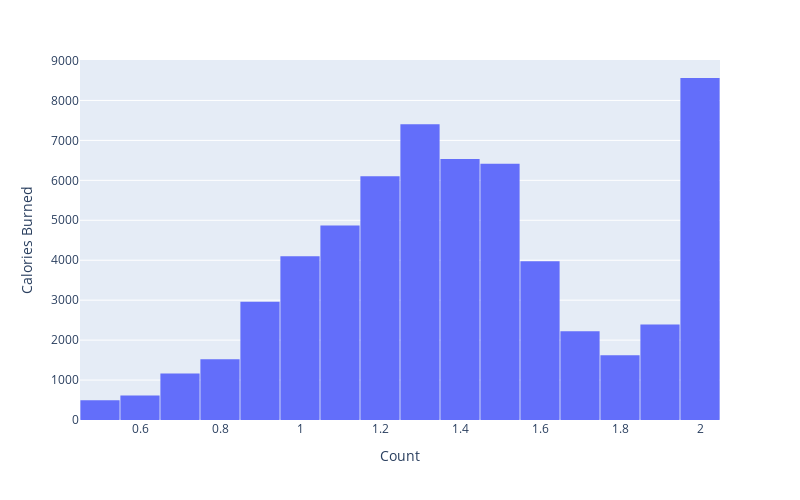

Notebook source saved alongside this figure:
### Code cell
fig = px.histogram(df,
                 x='Session_Duration (hours)',
                 y= 'Age',
                 nbins=20,
                  )

fig.update_layout(bargap=0.02,
                  yaxis_title="Session_Duration (hours)",
                  xaxis_title="Count",
                  autosize=False,
                  width=800,
                  height=500)

fig.show()

### Figure 1 — Plotly figure (JSON) as saved in the notebook; plotly's stock layout.template omitted (floating-point values rounded to 4 significant figures; data arrays with more than 128 entries replaced by an {"elided": "..."} marker saying what was removed)
{"data": [{"bingroup": "x", "histfunc": "sum", "hovertemplate": "Session_Duration (hours)=%{x}<br>sum of Age=%{y}<extra></extra>", "legendgroup": "", "marker": {"color": "#636efa", "pattern": {"shape": ""}}, "name": "", "nbinsx": 20, "orientation": "v", "showlegend": false, "type": "histogram", "x": {"elided": "1800 float values"}, "xaxis": "x", "y": {"elided": "1800 float values"}, "yaxis": "y"}], "layout": {"autosize": false, "bargap": 0.02, "barmode": "relative", "height": 500, "legend": {"tracegroupgap": 0}, "margin": {"t": 60}, "width": 800, "xaxis": {"anchor": "y", "autorange": true, "domain": [0, 1], "range": [0.45, 2.05], "title": {"text": "Count"}, "type": "linear"}, "yaxis": {"anchor": "x", "autorange": true, "domain": [0, 1], "range": [0, 9013.0], "title": {"text": "Calories Burned"}, "type": "linear"}}}
